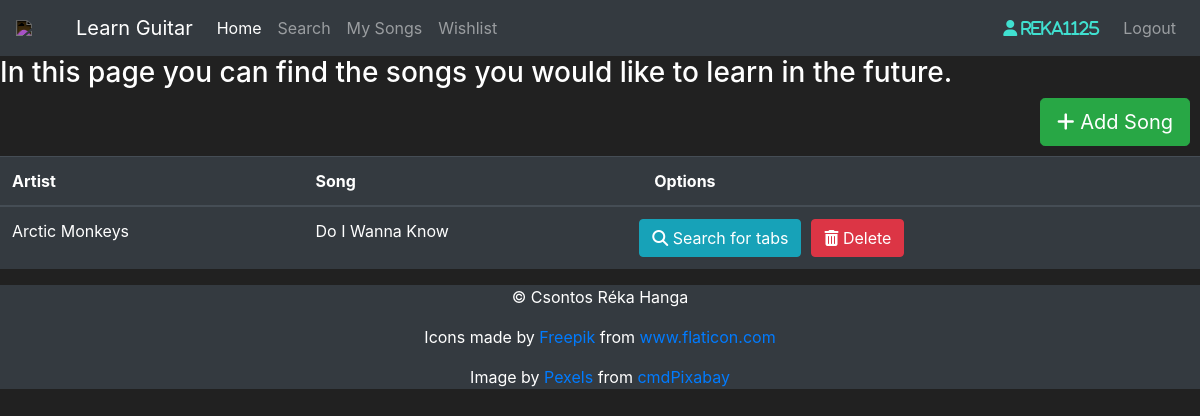
Page /wishlist (signed in) on the earlier database version.
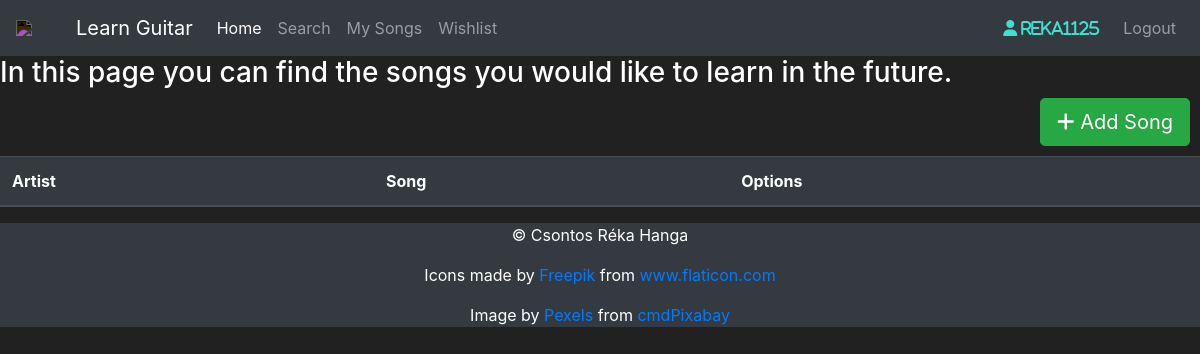
Same page on the later database version.
### application/models.py (models this page shows, shortened)
class User(db.Model, UserMixin):
    user_id = db.Column(db.Integer(), primary_key=True)
    username = db.Column(db.String(length=30), unique=True, nullable=False)
    email_address = db.Column(db.String(length=50), unique=True, nullable=False)
    password_hash = db.Column(db.String(length=60), nullable=False)
    saved_songs = db.relationship('My_Songs', backref='owned_user', lazy=True)
    wishlist = db.relationship('Wishlist', backref='owned_user', lazy=True)
    @property
    def password(self):
        return self.password

class Wishlist(db.Model):
    song_id = db.Column(db.Integer(), primary_key=True)
    artist = db.Column(db.String(length=50), nullable=False)
    song = db.Column(db.String(length=50), nullable=False)
    owner = db.Column(db.Integer(), db.ForeignKey('user.user_id'))

### application/routes.py (the view, shortened to what this page needs)
@app.route("/wishlist", methods=["GET", "POST"])
@login_required
def wishlist_page():
    form = AddSongForm()
    print(form.errors)
    wishlist = Wishlist.query.filter_by(owner=current_user.user_id)
    return render_template("wishlist.html", songs=wishlist, form=form)

### application/models.py (called while the page is built)
@login_manager.user_loader
def load_user(user_id):
    return User.query.get(int(user_id))

### application/templates/wishlist.html (shortened to what this page needs)
{% extends 'base.html' %}
{% block content %}
    <h3>In this page you can find the songs you would like to learn in the future.</h3>
    <div style="float: right; margin-right: 10px; margin-bottom: 10px">
        <button class="btn btn-success btn-lg" data-toggle="modal" data-target="#Modal-AddSong">
            <i class="fas fa-plus"></i> Add Song
        </button>
    </div>
    <table class="table table-hover table-dark">
        <thead>
            <tr>
                <th scope="col">Artist</th>
                <th scope="col">Song</th>
                <th scope="col">Options</th>
            </tr>
        </thead>
        <tbody>
            {% for song in songs %}
                <tr>
                    <td>{{ song.artist }}</td>
                    <td>{{ song.song }}</td>
                    <td>
                        <div class="row">
                            <form action="{{ url_for('search_page') }}" method=post style="margin-right: 10px">
                                <button type=submit class="btn btn-outline btn-info">
                                    <i class="fas fa-search"></i> Search for tabs
                                </button>
                            </form>
                            <form action="{{ url_for('delete_song_page') }}" method=post class=delete-song>
                                <button type=submit class="btn btn-outline btn-danger">
                                    <i class="fas fa-trash-alt"></i> Delete
                                </button>
                            </form>
                        </div>
                    </td>
                </tr>
            {% endfor %}
        </tbody>
    </table>
{% endblock %}

### application/templates/base.html (shortened to what this page needs)
<!doctype html>
<html lang="en">
    <head>
        <link rel="stylesheet" href="https://cdn.jsdelivr.net/npm/bootstrap@4.5.3/dist/css/bootstrap.min.css"
>
    </head>
    <body>
        <nav id="navigation" class="navbar navbar-expand-md navbar-dark bg-dark">
            <img id="icon" src="https://cdn-icons-png.flaticon.com/512/93/93013.png" class="img-responsive" width="50">
            <a class="navbar-brand" href="#">Learn Guitar</a>
            <div class="collapse navbar-collapse" id="navbarNav">
                <ul class="navbar-nav mr-auto">
                    <li class="nav-item active">
                        <a class="nav-link" href="{{ url_for('home_page') }}">Home </a>
                    </li>
                    <li class="nav-item">
                        <a class="nav-link" href="{{ url_for('search_page') }}">Search</a>
                    </li>
                    <li class="nav-item">
                        <a class="nav-link" href="{{ url_for('mysongs_page') }}">My Songs</a>
                    </li>
                    <li class="nav-item">
                        <a class="nav-link" href="{{ url_for('wishlist_page') }}">Wishlist</a>
                    </li>
                </ul>
                {% if current_user.is_authenticated %}
                    <ul class="navbar-nav">
                        <li class="nav-item">
                            <a class="nav-link">
                                <i class="fas fa-user mr-2" style="color:turquoise;"> {{ current_user.username }}</i>
                            </a>
                        </li>
                        <li class="nav-item">
                            <a class="nav-link" href="{{ url_for('logout_page') }}">Logout</a>
                        </li>
                    </ul>
                {% endif %}
            </div>
        </nav>
        {% block content %}
        {% endblock %}
    </body>
    <footer class=" footer bg-dark">
        <p> &copy; Csontos Réka Hanga</p>
        <p>Icons made by <a href="https://www.freepik.com" title="Freepik">Freepik</a> from <a
                href="https://www.flaticon.com/" title="Flaticon">www.flaticon.com</a></p>
        <p>Image by <a href="https://pixabay.com/users/pexels-2286921/?utm_source=link-attribution&amp;utm_medium=referral&amp;utm_campaign=image&amp;utm_content=1851426">Pexels</a>
            from <a href="https://pixabay.com/?utm_source=link-attribution&amp;utm_medium=referral&amp;utm_campaign=image&amp;utm_content=1851426">cmdPixabay</a></p>
    </footer>
</html>

### application/templates/base.html (style rules this page uses)
body { background-color: #212121; color: white }
#icon { -webkit-filter: invert(1); filter: invert(1); margin-right: 10px; }
.footer { bottom: 0; margin: 0; text-align: center; width: 100%; position: relative; }

Differences in the rows shown:
removed Wishlist: artist "Arctic Monkeys", song "Do I Wanna Know"
